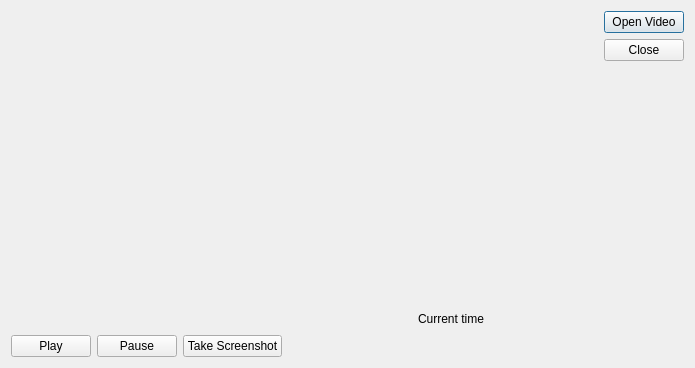
<?xml version="1.0" encoding="UTF-8"?>
<ui version="4.0">
 <class>NewEventDialog</class>
 <widget class="QDialog" name="NewEventDialog">
  <property name="geometry">
   <rect>
    <x>0</x>
    <y>0</y>
    <width>695</width>
    <height>368</height>
   </rect>
  </property>
  <property name="windowTitle">
   <string>Dialog</string>
  </property>
  <layout class="QVBoxLayout" name="verticalLayout_2">
   <item>
    <layout class="QHBoxLayout" name="horizontalLayout_4">
     <item>
      <widget class="Phonon::VideoPlayer" name="player" native="true">
       <property name="minimumSize">
        <size>
         <width>486</width>
         <height>291</height>
        </size>
       </property>
      </widget>
     </item>
     <item>
      <spacer name="horizontalSpacer_3">
       <property name="orientation">
        <enum>Qt::Horizontal</enum>
       </property>
       <property name="sizeHint" stdset="0">
        <size>
         <width>40</width>
         <height>20</height>
        </size>
       </property>
      </spacer>
     </item>
     <item>
      <layout class="QVBoxLayout" name="verticalLayout">
       <item>
        <widget class="QPushButton" name="openVideoButton">
         <property name="text">
          <string>Open Video</string>
         </property>
        </widget>
       </item>
       <item>
        <widget class="QPushButton" name="closeButton">
         <property name="text">
          <string>Close</string>
         </property>
        </widget>
       </item>
       <item>
        <spacer name="verticalSpacer">
         <property name="orientation">
          <enum>Qt::Vertical</enum>
         </property>
         <property name="sizeHint" stdset="0">
          <size>
           <width>20</width>
           <height>40</height>
          </size>
         </property>
        </spacer>
       </item>
      </layout>
     </item>
    </layout>
   </item>
   <item>
    <layout class="QHBoxLayout" name="horizontalLayout_3">
     <item>
      <widget class="Phonon::SeekSlider" name="seekSlider" native="true">
       <property name="minimumSize">
        <size>
         <width>401</width>
         <height>0</height>
        </size>
       </property>
      </widget>
     </item>
     <item>
      <layout class="QHBoxLayout" name="horizontalLayout_2">
       <item>
        <widget class="QLabel" name="currentTime">
         <property name="text">
          <string>Current time</string>
         </property>
        </widget>
       </item>
       <item>
        <spacer name="horizontalSpacer_2">
         <property name="orientation">
          <enum>Qt::Horizontal</enum>
         </property>
         <property name="sizeHint" stdset="0">
          <size>
           <width>98</width>
           <height>20</height>
          </size>
         </property>
        </spacer>
       </item>
      </layout>
     </item>
    </layout>
   </item>
   <item>
    <layout class="QHBoxLayout" name="horizontalLayout">
     <item>
      <widget class="QPushButton" name="playButton">
       <property name="text">
        <string>Play</string>
       </property>
      </widget>
     </item>
     <item>
      <widget class="QPushButton" name="stopButton">
       <property name="text">
        <string>Pause</string>
       </property>
      </widget>
     </item>
     <item>
      <widget class="QPushButton" name="screenshotButton">
       <property name="text">
        <string>Take Screenshot</string>
       </property>
      </widget>
     </item>
     <item>
      <spacer name="horizontalSpacer">
       <property name="orientation">
        <enum>Qt::Horizontal</enum>
       </property>
       <property name="sizeHint" stdset="0">
        <size>
         <width>468</width>
         <height>20</height>
        </size>
       </property>
      </spacer>
     </item>
    </layout>
   </item>
  </layout>
 </widget>
 <customwidgets>
  <customwidget>
   <class>Phonon::VideoPlayer</class>
   <extends>QWidget</extends>
   <header location="global">Phonon/VideoPlayer</header>
   <container>1</container>
  </customwidget>
  <customwidget>
   <class>Phonon::SeekSlider</class>
   <extends>QWidget</extends>
   <header location="global">Phonon/SeekSlider</header>
   <container>1</container>
  </customwidget>
 </customwidgets>
 <resources/>
 <connections>
  <connection>
   <sender>closeButton</sender>
   <signal>clicked()</signal>
   <receiver>NewEventDialog</receiver>
   <slot>close()</slot>
   <hints>
    <hint type="sourcelabel">
     <x>638</x>
     <y>51</y>
    </hint>
    <hint type="destinationlabel">
     <x>199</x>
     <y>149</y>
    </hint>
   </hints>
  </connection>
 </connections>
</ui>
